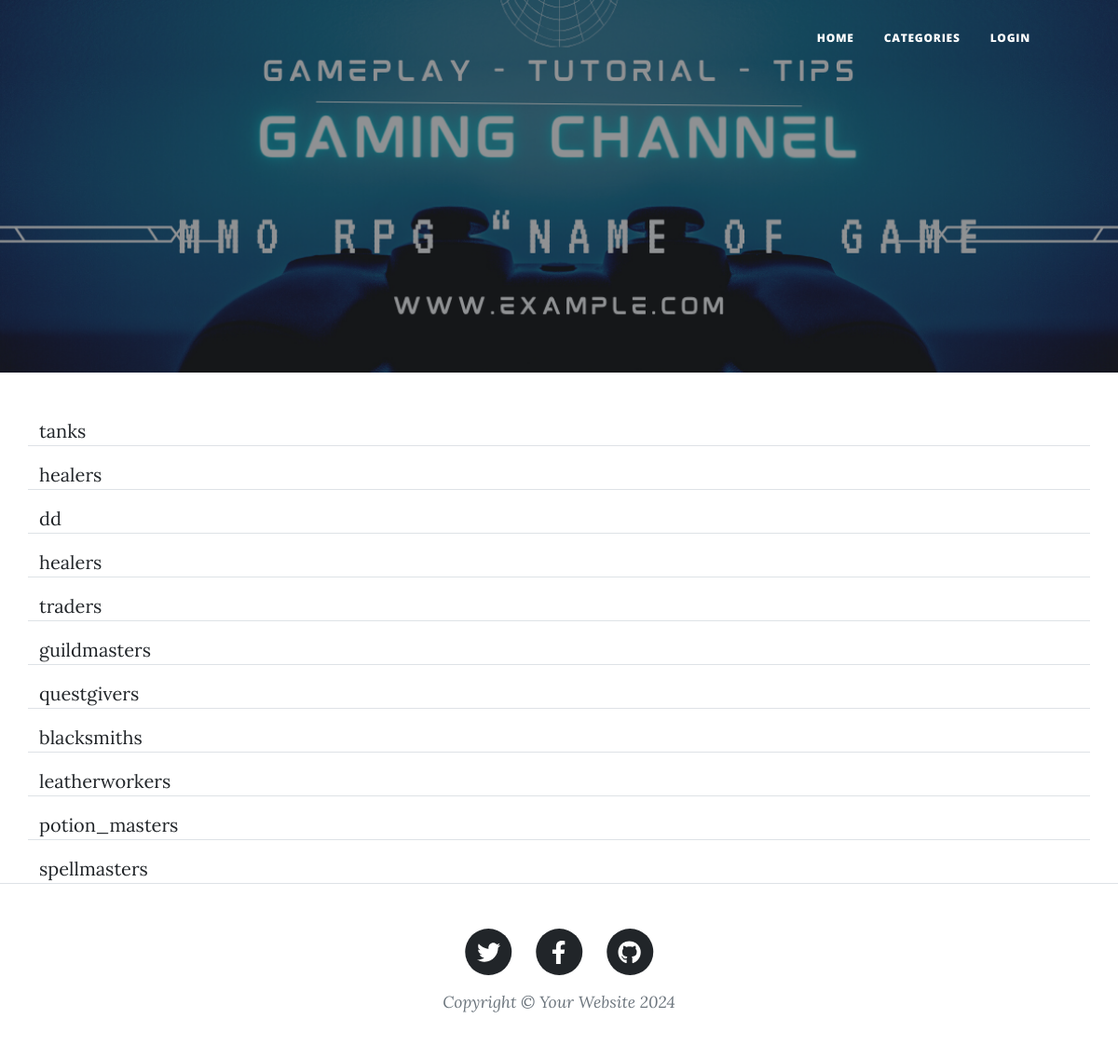
Page /categories/ on the committed database.
### callboard/models.py (models this page shows, shortened)
class Category(models.Model):
    CATEGORIES = [('tanks', 'Tanks'), ('healers', 'Healers'), ('dd', 'DD'),
                  ('traders', 'Traders'), ('guildmasters', 'Guildmasters'),
                  ('questgivers', 'Questgivers'), ('blacksmiths', 'Blacksmiths'),
                  ('leatherworkers', 'Leatherworkers'),
                  ('potion_masters', 'Potions Masters'),
                  ('spellmasters', 'Spellmasters')]
    title = models.CharField(max_length=56, choices=CATEGORIES, default='tanks')
    slug = models.SlugField(max_length=56, blank=True)
    announce = models.ForeignKey('Announce', null=True, on_delete=models.CASCADE, related_name='categories')
    def __str__(self):
        return self.title

### callboard/views.py (the view)
# urls.py: path('categories/', CategoryListView.as_view(), name='categories_list'),
class CategoryListView(ListView):
    model = Category
    template_name = 'categories_list.html'
    context_object_name = 'categories_list'

### callboard/templates/categories_list.html (shortened to what this page needs)
{% extends 'flatpages/index.html' %}
{% block content %}
{% if categories_list %}
  {% for category in categories_list %}
    <a href="{% url 'category_detail' category.slug %}">{{ category }}</a>
    {% if not forloop.last %}
      <hr>
    {% endif %}
  {% endfor %}
{% else %}
  <h2 style="text-align: center; margin-top: 20px">No categories here</h2>
{% endif %}
{% endblock content %}

### rows in the picture
Category: title "tanks"
Category: title "healers"
Category: title "dd"
Category: title "healers"
Category: title "traders"
Category: title "guildmasters"
Category: title "questgivers"
Category: title "blacksmiths"
Category: title "leatherworkers"
Category: title "potion_masters"
Category: title "spellmasters"
